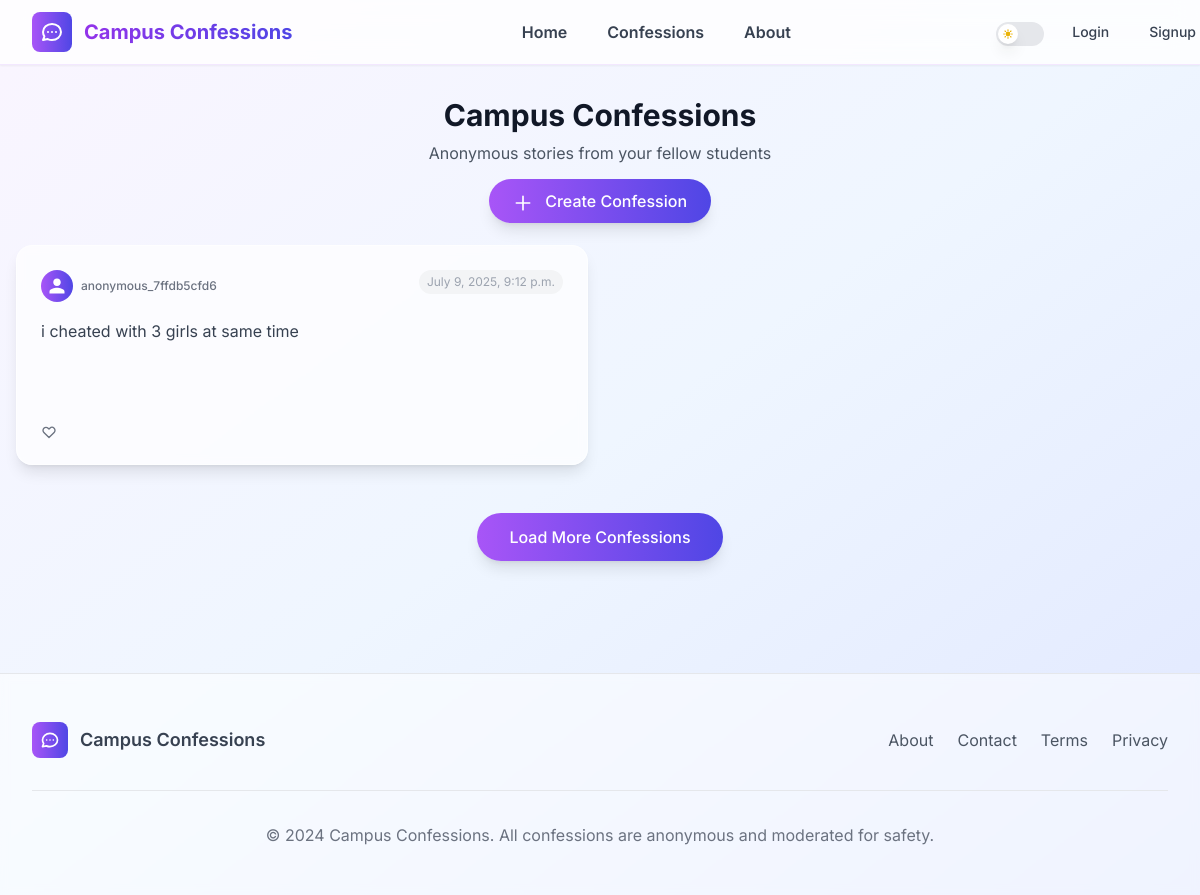
The app's page /confessions/confessions/, older data.
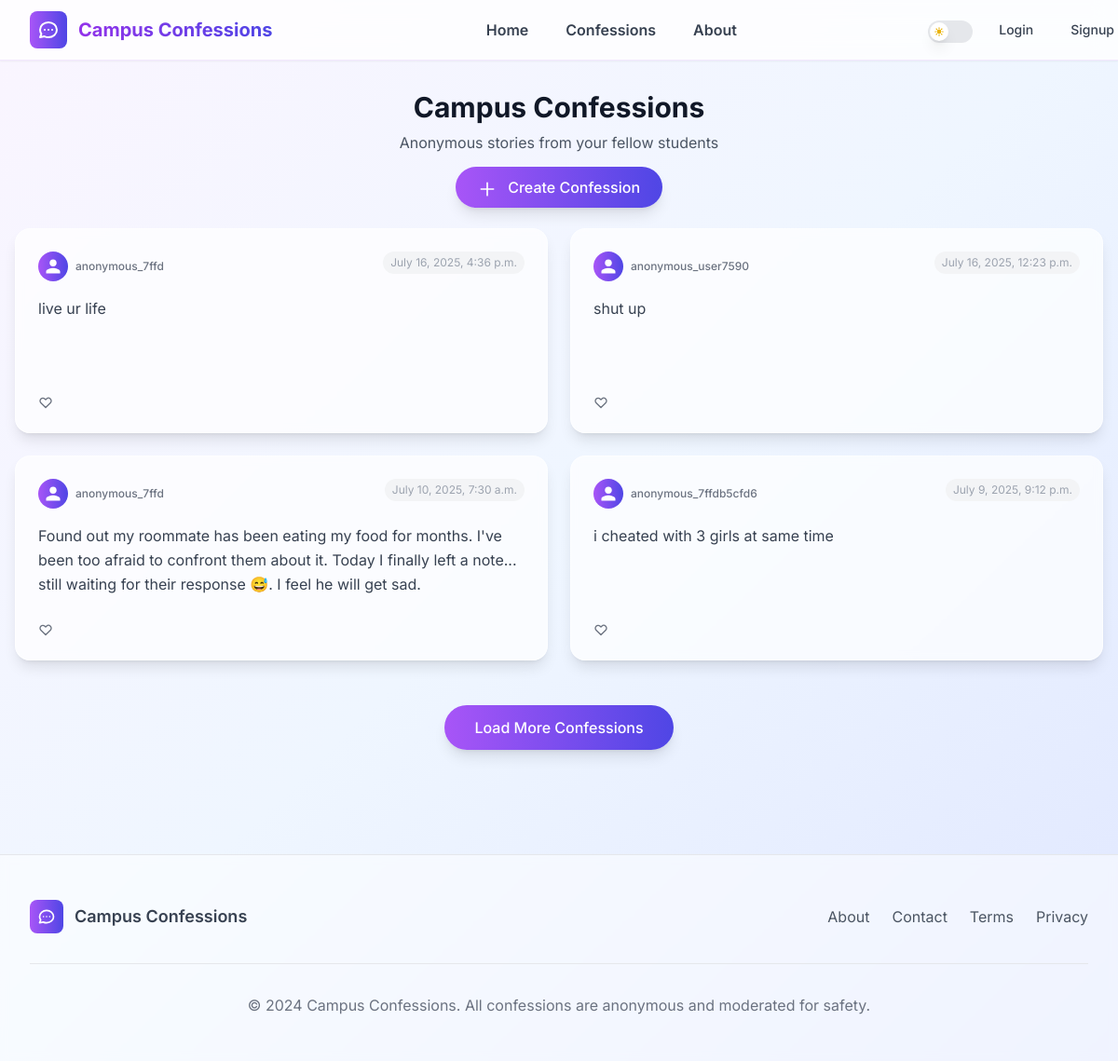
The same page, newer data.
### confessions/models.py (models this page shows, shortened)
class Confession(models.Model):
    user = models.ForeignKey(User, on_delete=models.CASCADE)
    content = models.TextField()
    created_at = models.DateTimeField(auto_now_add=True)
    likes = models.PositiveIntegerField(default=0)

### accounts/models.py (models this page shows, shortened)
class Profile(models.Model):
    user = models.OneToOneField(User, on_delete=models.CASCADE)
    college = models.CharField(max_length=100)
    anonymous_id = models.CharField(max_length=100, unique=True, blank=True, null=True, help_text="A unique anonymous ID for the user.")

### confessions/views.py (the view)
# urls.py: path("confessions/",include("confessions.urls"))
def confessions(request):
    all_confessions=Confession.objects.all().order_by('-created_at')
    if request.GET.get("create"):
        return render(request, 'confessions/confessions.html',
                      {"confessions":all_confessions,
                       "show_modal":True,
                       "confession":None})
    if request.GET.get("edit"):
        confession=Confession.objects.get(id=request.GET.get("edit"))
        return render(request, 'confessions/confessions.html',
                      {"confessions":all_confessions,
                       "show_modal":True,
                       "confession":confession})
    return render(request, 'confessions/confessions.html',{"confessions":all_confessions})

### templates/confessions/confessions.html (shortened to what this page needs)
{% extends "base.html" %}
{% block content %}
<div class="max-w-7xl mx-auto px-2 sm:px-4 md:px-6 lg:px-4 xl:px-0 py-8">
    <div class="text-center mb-8">
        <h1 class="text-3xl font-bold text-gray-900 dark:text-white mb-2">Campus Confessions</h1>
        <p class="text-gray-600 dark:text-gray-400 mb-6">Anonymous stories from your fellow students</p>
             <a href="?create=true" type="submit" id="createConfessionBtn" class="bg-gradient-to-r from-purple-500 to-indigo-600 text-white px-6 py-3 rounded-full font-medium hover:from-purple-600 hover:to-indigo-700 transform hover:scale-105 transition-all duration-200 shadow-lg hover:shadow-xl">
                 <svg class="w-5 h-5 inline-block mr-2" fill="none" stroke="currentColor" viewBox="0 0 24 24">
                     <path stroke-linecap="round" stroke-linejoin="round" stroke-width="2" d="M12 4v16m8-8H4"/>
                 </svg>
                 Create Confession
             </a>
    </div>
    <div class="grid grid-cols-1 lg:grid-cols-2 gap-6">
        {% for confession in confessions %}
        <div class="confession-card bg-white/70 dark:bg-gray-800/70 backdrop-blur-sm rounded-2xl p-6 shadow-lg hover:shadow-2xl dark:hover:shadow-purple-500/10 transition-all duration-300 transform hover:-translate-y-2 border border-white/50 dark:border-gray-700/50 hover:border-purple-200 dark:hover:border-purple-500/30 flex flex-col h-full min-h-[220px]">
            <div class="flex-1 flex flex-col">
                <div class="flex items-start justify-between mb-4">
                    <div class="flex items-center space-x-2">
                        <div class="w-8 h-8 bg-gradient-to-r from-purple-500 to-indigo-600 rounded-full flex items-center justify-center">
                            <svg class="w-5 h-5 text-white" fill="currentColor" viewBox="0 0 24 24">
                                <path d="M12 12c2.7 0 4.5-1.8 4.5-4.5S14.7 3 12 3 7.5 4.8 7.5 7.5 9.3 12 12 12zm0 2c-3 0-9 1.5-9 4.5V21h18v-2.5c0-3-6-4.5-9-4.5z"/>
                            </svg>
                        </div>
                        <span class="text-xs text-gray-500 dark:text-gray-400 font-medium">{{confession.user.profile.anonymous_id}}</span>
                    </div>
                    <span class="text-xs text-gray-400 dark:text-gray-500 bg-gray-100 dark:bg-gray-700 px-2 py-1 rounded-full transition-colors duration-300">{{confession.created_at}}</span>
                </div>
                <p class="text-gray-700 dark:text-gray-200 leading-relaxed transition-colors duration-300">
                    {{confession.content}}
                </p>
            </div>
            <div class="mt-4 flex items-center justify-between">
                <div class="flex items-center space-x-2">
                    <button class="flex items-center space-x-1 text-gray-500 dark:text-gray-400 hover:text-red-500 dark:hover:text-red-400 transition-colors group">
                    </button>
                </div>
            </div>
        </div>
        {% endfor %}
    </div>
    <div class="text-center mt-12">
        <button class="bg-gradient-to-r from-purple-500 to-indigo-600 text-white px-8 py-3 rounded-full font-medium hover:from-purple-600 hover:to-indigo-700 transform hover:scale-105 transition-all duration-200 shadow-lg hover:shadow-xl">
            Load More Confessions
        </button>
    </div>
</div>
{% endblock %}

### templates/base.html (shortened to what this page needs)
<!DOCTYPE html>
<html lang="en">
</head>
    <script src="https://cdn.tailwindcss.com"></script>
    {% load static %}
    <link rel="stylesheet" href="{% static 'css/main.css' %}">
</head>
<body class="font-inter bg-gradient-to-br from-purple-50 via-blue-50 to-indigo-100 dark:from-black dark:via-slate-900 dark:to-black min-h-screen transition-all duration-300">
    <nav class="bg-white/80 dark:bg-slate-800 backdrop-blur-md shadow-sm sticky top-0 z-50 border-b border-purple-100 dark:border-purple-800 transition-all duration-300">
        <div class="max-w-7xl mx-auto px-4 sm:px-6 lg:px-8">
            <div class="flex justify-between items-center h-16">
                <div class="flex items-center">
                    <div class="flex-shrink-0 flex items-center">
                        <div class="bg-gradient-to-r from-purple-500 to-indigo-600 rounded-lg p-2 mr-3">
                        </div>
                        <h1 class="text-xl font-bold bg-gradient-to-r from-purple-600 to-indigo-600 bg-clip-text text-transparent">
                        </h1>
                    </div>
                </div>
                <div class="hidden md:block flex-1">
                    <div class="ml-10 flex flex-wrap items-center gap-x-4 gap-y-2 justify-center md:justify-between w-full">
                        <div class="flex flex-wrap gap-x-4 gap-y-2 items-center justify-center md:justify-center flex-1">
                            <a href="{% url 'home' %}" class="text-gray-700 dark:text-gray-300 hover:text-purple-600 dark:hover:text-purple-400 px-3 py-2 rounded-md text-base font-semibold transition-colors duration-200">Home</a>
                            <a href="{% url 'confession' %}" class="text-gray-700 dark:text-gray-300 hover:text-purple-600 dark:hover:text-purple-400 px-3 py-2 rounded-md text-base font-semibold transition-colors duration-200">Confessions</a>
                            <a href="#about" class="text-gray-700 dark:text-gray-300 hover:text-purple-600 dark:hover:text-purple-400 px-3 py-2 rounded-md text-base font-semibold transition-colors duration-200">About</a>
                        </div>
                        <button id="theme-toggle" class="relative flex items-center justify-center w-12 h-6 bg-gray-200 dark:bg-gray-700 rounded-full transition-all duration-300 hover:scale-105 focus:outline-none focus:ring-2 focus:ring-purple-500 focus:ring-offset-2 dark:focus:ring-offset-gray-800 align-middle self-center order-2 md:order-none" aria-label="Toggle theme" style="min-width:3rem; min-height:1.5rem; top:0.1rem; position:relative;">
                            <div id="theme-toggle-dot" class="absolute flex items-center justify-center w-5 h-5 bg-white dark:bg-gray-800 rounded-full shadow-lg transform transition-all duration-300 -translate-x-3 dark:translate-x-3">
                            </div>
                        </button>
                        {% if request.user.is_authenticated %}
                        <div class="relative group flex items-center self-center order-3 md:order-none">
                            <div class="flex items-center text-gray-700 dark:text-gray-300 hover:text-purple-600 dark:hover:text-purple-400 px-3 py-2 rounded-md text-sm font-medium transition-colors duration-200 cursor-pointer">
                                <svg class="w-5 h-5 mr-1 text-purple-500" fill="currentColor" viewBox="0 0 20 20">
                                    <path d="M10 2a5 5 0 015 5v1a5 5 0 01-10 0V7a5 5 0 015-5zm0 11c-4.418 0-8 2.239-8 5v1a1 1 0 001 1h14a1 1 0 001-1v-1c0-2.761-3.582-5-8-5z"/>
                                </svg>
                                <span class="hidden md:inline">{{request.user.username}}</span>
                            </div>
                            <div class="absolute right-0 top-full mt-2 w-48 bg-white dark:bg-gray-800 rounded-lg shadow-lg border border-gray-200 dark:border-gray-700 opacity-0 invisible group-hover:opacity-100 group-hover:visible transition-all duration-200 z-50">
                                <div class="py-2">
                                    <a href="{% url 'profile' %}" class="flex items-center w-full px-4 py-2 text-sm text-gray-700 dark:text-gray-300 hover:bg-gray-100 dark:hover:bg-gray-700 transition-colors duration-200">
                                        <svg class="w-4 h-4 mr-3" fill="none" stroke="currentColor" viewBox="0 0 24 24">
                                            <path stroke-linecap="round" stroke-linejoin="round" stroke-width="2" d="M16 7a4 4 0 11-8 0 4 4 0 018 0zM12 14a7 7 0 00-7 7h14a7 7 0 00-7-7z"></path>
                                        </svg>
                                        View Profile
                                    </a>
                                    <a href="#settings" class="flex items-center w-full px-4 py-2 text-sm text-gray-700 dark:text-gray-300 hover:bg-gray-100 dark:hover:bg-gray-700 transition-colors duration-200">
                                        <svg class="w-4 h-4 mr-3" fill="none" stroke="currentColor" viewBox="0 0 24 24">
                                            <path stroke-linecap="round" stroke-linejoin="round" stroke-width="2" d="M10.325 4.317c.426-1.756 2.924-1.756 3.35 0a1.724 1.724 0 002.573 1.066c1.543-.94 3.31.826 2.37 2.37a1.724 1.724 0 001.065 2.572c1.756.426 1.756 2.924 0 3.35a1.724 1.724 0 00-1.066 2.573c.94 1.543-.826 3.31-2.37 2.37a1.724 1.724 0 00-2.572 1.065c-.426 1.756-2.924 1.756-3.35 0a1.724 1.724 0 00-2.573-1.066c-1.543.94-3.31-.826-2.37-2.37a1.724 1.724 0 00-1.065-2.572c-1.756-.426-1.756-2.924 0-3.35a1.724 1.724 0 001.066-2.573c-.94-1.543.826-3.31 2.37-2.37.996.608 2.296.07 2.572-1.065z"></path>
                                            <path stroke-linecap="round" stroke-linejoin="round" stroke-width="2" d="M15 12a3 3 0 11-6 0 3 3 0 016 0z"></path>
                                        </svg>
                                        Settings
                                    </a>
                                    <hr class="my-1 border-gray-200 dark:border-gray-600" />
                                    <a href="{% url 'logout' %}" class="flex items-center w-full px-4 py-2 text-sm text-red-600 dark:text-red-400 hover:bg-red-50 dark:hover:bg-red-900/20 transition-colors duration-200">
                                        <svg class="w-4 h-4 mr-3" fill="none" stroke="currentColor" viewBox="0 0 24 24">
                                            <path stroke-linecap="round" stroke-linejoin="round" stroke-width="2" d="M17 16l4-4m0 0l-4-4m4 4H7m6 4v1a3 3 0 01-3 3H6a3 3 0 01-3-3V7a3 3 0 013-3h4a3 3 0 013 3v1"></path>
                                        </svg>
                                        Logout
                                    </a>
                                </div>
                            </div>
                        </div>
                        {% else %}
                        <a href="{% url 'login' %}" class="text-gray-700 dark:text-gray-300 hover:text-purple-600 dark:hover:text-purple-400 px-3 py-2 rounded-md text-sm font-medium transition-colors duration-200 self-center">Login</a>
                        <a href="{% url 'signup' %}" class="text-gray-700 dark:text-gray-300 hover:text-purple-600 dark:hover:text-purple-400 px-3 py-2 rounded-md text-sm font-medium transition-colors duration-200 self-center">Signup</a>
                        {% endif %}
                    </div>
                </div>
            </div>
        </div>
    </nav>
    <main>
        {% block content %}
        {% endblock %}
    </main>
    <footer class="bg-white/50 dark:bg-gray-800/50 backdrop-blur-sm border-t border-gray-200 dark:border-gray-700 mt-20 transition-all duration-300">
        <div class="max-w-7xl mx-auto px-4 sm:px-6 lg:px-8 py-12">
            <div class="flex flex-col md:flex-row justify-between items-center">
                <div class="flex items-center mb-4 md:mb-0">
                    <div class="bg-gradient-to-r from-purple-500 to-indigo-600 rounded-lg p-2 mr-3">
                    </div>
                    <span class="text-lg font-semibold text-gray-700 dark:text-gray-300">Campus Confessions</span>
                </div>
                <div class="flex space-x-6">
                    <a href="#" class="text-gray-600 dark:text-gray-400 hover:text-purple-600 dark:hover:text-purple-400 transition-colors duration-200">About</a>
                    <a href="#" class="text-gray-600 dark:text-gray-400 hover:text-purple-600 dark:hover:text-purple-400 transition-colors duration-200">Contact</a>
                    <a href="#" class="text-gray-600 dark:text-gray-400 hover:text-purple-600 dark:hover:text-purple-400 transition-colors duration-200">Terms</a>
                    <a href="#" class="text-gray-600 dark:text-gray-400 hover:text-purple-600 dark:hover:text-purple-400 transition-colors duration-200">Privacy</a>
                </div>
            </div>
            <div class="mt-8 pt-8 border-t border-gray-200 dark:border-gray-700 text-center">
                <p class="text-gray-500 dark:text-gray-400">
                    © 2024 Campus Confessions. All confessions are anonymous and moderated for safety.
                </p>
            </div>
        </div>
    </footer>
</body>
</html>

### static/css/main.css (style rules this page uses)
* { transition-property: color, background-color, border-color, text-decoration-color, fill, stroke, opacity, box-shadow, transform, filter, backdrop-filter; transition-timing-function: cubic-bezier(0.4, 0, 0.2, 1); transition-duration: 200ms; }
#theme-toggle-dot, #mobile-theme-toggle-dot { transition: transform 0.3s cubic-bezier(0.4, 0, 0.2, 1); }
.backdrop-blur-sm { backdrop-filter: blur(4px); }
.backdrop-blur-md { backdrop-filter: blur(12px); }
.bg-clip-text { background-clip: text; -webkit-background-clip: text; -webkit-text-fill-color: transparent; }

Row changes from the older to the newer data that the page shows:
added Confession: user.profile.anonymous_id "anonymous_7ffd", created_at "July 16, 2025, 4:36 p.m.", content "live ur life"
added Confession: user.profile.anonymous_id "anonymous_user7590", created_at "July 16, 2025, 12:23 p.m.", content "shut up"
added Confession: user.profile.anonymous_id "anonymous_7ffd", created_at "July 10, 2025, 7:30 a.m.", content "Found out my roommate has been eating my food for months. I've been too afraid to confront them about it. Today I finally left a note... still waiting for their response 😅. I feel he will get sad."
